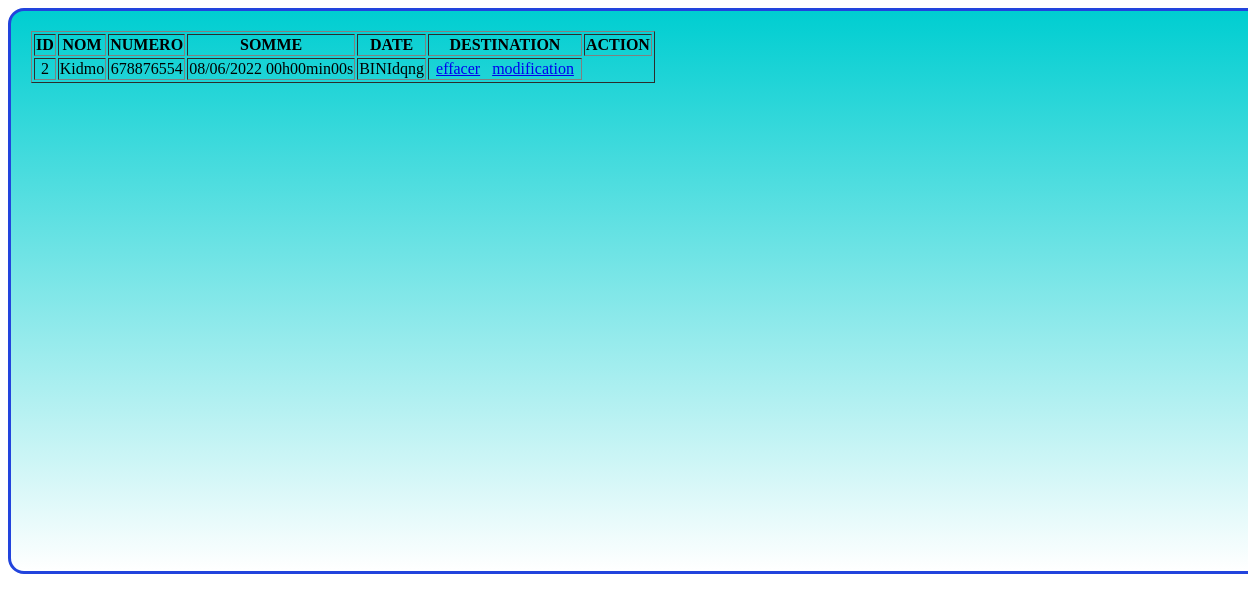
The app's page /accueil.php with its own data.
### tables this page shows
CREATE TABLE `tabl` (
  `id` int(100) NOT NULL,
  `nom` varchar(250) NOT NULL,
  `numero` int(100) NOT NULL,
  `date` datetime NOT NULL,
  `destination` varchar(250) NOT NULL,
  `somme` int(11) NOT NULL
);

### accueil.php (the view, shortened to what this page needs)
<!DOCTYPE html>
<html lang="en">
<head>
</head>
<body>
    <form action="">
    <?php
    try{
        $bdd=new PDO('mysql: host=localhost; dbname=inscription','root','');
    }
    catch(Exception $e){
     die('Erreur:'.$e->getMessage());
    }
  $reponse=$bdd->query('SELECT id, nom,numero,DATE_FORMAT(date ,\' %d/%m/%Y  %Hh%imin%ss\') AS date,destination FROM tabl');
        if($donnee=$reponse->fetch()){
            ?>
            <table border="1">
                <tr>
                <th>ID</th>
                    <th>NOM</th>
                    <th>NUMERO</th>
                    <th>SOMME</th>
                    <th>DATE</th>
                    <th>DESTINATION</th>
                    <th>ACTION</th>
                </tr>
                <tr>
                <td><?= $donnee['id']?></td>
                    <td><?= $donnee['nom']?></td>
                    <td><?= $donnee['numero']?></td>
                    <td><?= $donnee['date']?></td>
                    <td><?= $donnee['destination']?></td>
                    <td><a href="delete.php?id=<?= $donnee['id'] ?>">effacer</a><a href="update.php?id=<?= $donnee['id'] ?>">modification</a></td>
                </tr>
            </table>
            <?php
        }
    ?>
    </form>
</body>
</html>

### accueil.php (style rules this page uses)
form { background :linear-gradient( darkturquoise, white ) ; margin: 0 auto; width: 100%; height: 500px; padding: 20px; border: 1px solid #ccc; border-radius: 1em; border: 3px solid rgb(34, 68, 221); padding-bottom: 40px; text-align: center; }
a { padding: 6px; }

### records on screen
tabl: id "2", nom "Kidmo", numero "678876554", destination "BINIdqng"

### other values on screen
$donnee['date'] "08/06/2022 00h00min00s"
